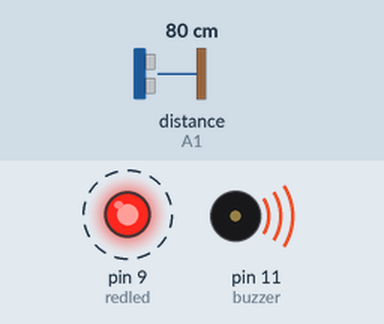
A sketch run on a simulated Arduino Uno, built with avr-gcc and run on an emulated ATmega328P. Parts: output pins drawn as LEDs (lit = HIGH), buzzer (waves = sounding). Wiring (inferred from the names in the program): ultrasonic range finder: trigger A0; echo A1. Dashed ring = blinking. The inputs (shaded band) are chosen by the test bench; at power-on: distance to the obstacle (sensor on A1) 80 cm. The echo pulse lasts 58.3 µs per cm; pins used as bus, display or sensor lines are not drawn; what the sketch prints to the serial monitor is not drawn.

Above: at 1.27 s.
1.3 s: distance to the obstacle (sensor on A1) set to 12 cm
4.3 s: distance to the obstacle (sensor on A1) set to 9 cm
At 5.0 s:
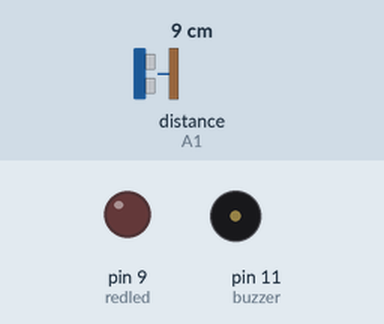
5.8 s: distance to the obstacle (sensor on A1) set to 18 cm
At 6.01 s:
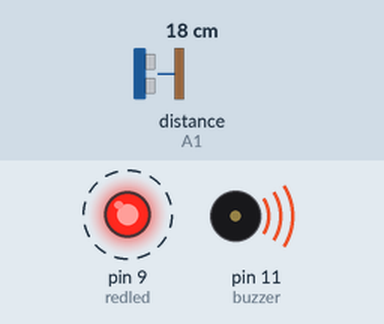
8.8 s: distance to the obstacle (sensor on A1) set to 2 cm
At 10.0 s:
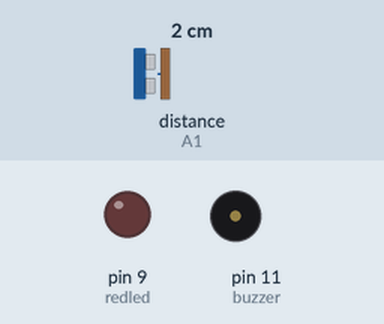
Timing chart, 0 to 11.3 s (numbered marks = the images above; inputs shaded):
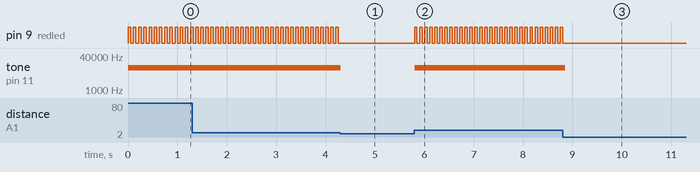

Measured:
- the behaviour switches between 11 and 10 cm on distance to the obstacle (sensor on A1) (found by bisection; images 0 and 1)
- after the input at 4.3 s, pin 9 (redled): stops changing and stays LOW; tone on pin 11 (buzzer): 11000 Hz → silent at once
- after the input at 5.8 s, pin 9 (redled): alternates HIGH for 0.05 s and LOW for 0.05 s, starting at once; tone on pin 11 (buzzer): silent → 11000 Hz at once
- after the input at 8.8 s, pin 9 (redled): goes on until 8.8 s, then stays LOW; tone on pin 11 (buzzer): 11000 Hz → silent after 0.05 s
- by itself, pin 9 (redled): alternates HIGH for 0.05 s and LOW for 0.05 s

The sketch:

ideahacks.ino
```cpp
/* by Joshua Liu
 *  ideahacks 2021
 *  some code for distance sensor from https://howtomechatronics.com/tutorials/arduino/ultrasonic-sensor-hc-sr04/
 */
// distance sensor
const int trigPin = A0;
const int echoPin = A1;
long duration;
int distance;
//buzzer
const int buzzer = 11;
//led's
const int redled = 9;

void setup() {
  pinMode(trigPin, OUTPUT);
  pinMode(echoPin, INPUT);
  pinMode(buzzer, OUTPUT);
  pinMode(redled, OUTPUT);
  Serial.begin(9600);
}

void loop() {
  digitalWrite(trigPin, LOW);
  delayMicroseconds(2);

  digitalWrite(trigPin, HIGH);
  delayMicroseconds(10);
  digitalWrite(trigPin, LOW);

  duration = pulseIn(echoPin, HIGH);
  distance = duration*0.034/2;

  //conditionals
  if (distance > 9) {
    tone(buzzer, 11000);
    digitalWrite(redled, HIGH);
    delay(50);
    digitalWrite(redled, LOW);
    delay(50);
  }

  if (distance <= 9) {
    noTone(buzzer);
    digitalWrite(redled, LOW);
  }
  Serial.print(distance);

}
```
